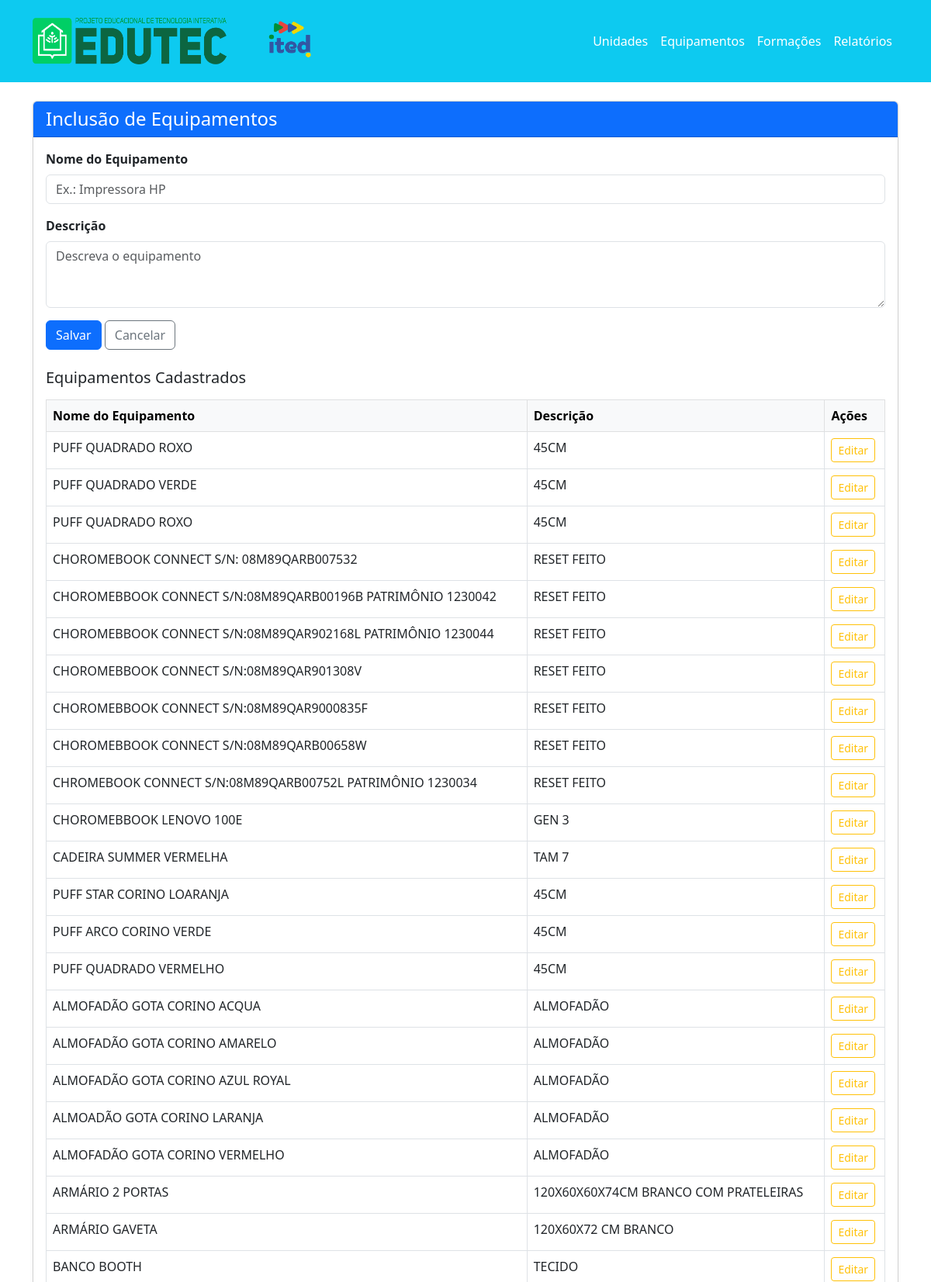
The page /equipamentos.php (upper part) on the database its author committed.
### tables this page shows
CREATE TABLE `equipamentos` (
  `id_equipamento` int NOT NULL,
  `nome_equipamento` varchar(100) DEFAULT NULL,
  `descricao` text,
  `data_cadastro` datetime DEFAULT CURRENT_TIMESTAMP
);

### equipamentos.php (the view, shortened to what this page needs)
<?php
include 'header.php';
?>
<div class="container mt-4">
    <div class="card shadow-sm">
        <div class="card-header bg-primary text-white">
            <h2 class="h4 mb-0">Inclusão de Equipamentos</h2>
        </div>
        <div class="card-body">
            <?php
            require 'conexao.php';
            ?>
            <form method="POST" class="mb-4">
                <div class="mb-3">
                    <label for="nome_equipamento" class="form-label fw-bold">Nome do Equipamento</label>
                    <input type="text" class="form-control" id="nome_equipamento" name="nome_equipamento" placeholder="Ex.: Impressora HP" required>
                </div>
                <div class="mb-3">
                    <label for="descricao" class="form-label fw-bold">Descrição</label>
                    <textarea class="form-control" id="descricao" name="descricao" rows="3" placeholder="Descreva o equipamento" required></textarea>
                </div>
                <button type="submit" class="btn btn-primary"><i class="bi bi-save"></i> Salvar</button>
                <a href="equipamentos.php" class="btn btn-outline-secondary"><i class="bi bi-x-circle"></i> Cancelar</a>
            </form>
            <h3 class="h5 mb-3">Equipamentos Cadastrados</h3>
            <div class="table-responsive">
                <table class="table table-hover table-bordered">
                    <thead class="table-light">
                        <tr>
                            <th>Nome do Equipamento</th>
                            <th>Descrição</th>
                            <th>Ações</th>
                        </tr>
                    </thead>
                    <tbody>
                        <?php
                        $sql_lista = "SELECT id_equipamento, nome_equipamento, descricao FROM equipamentos ORDER BY data_cadastro DESC";
                        $resultado_lista = $conn->query($sql_lista);
                        if ($resultado_lista->num_rows > 0) {
                            while ($row = $resultado_lista->fetch_assoc()) {
                                echo "<tr>";
                                echo "<td>" . $row['nome_equipamento'] . "</td>";
                                echo "<td>" . $row['descricao'] . "</td>";
                                echo "<td><a href='editar_equipamento.php?id=" . $row['id_equipamento'] . "' class='btn btn-outline-warning btn-sm'><i class='bi bi-pencil'></i> Editar</a></td>";
                                echo "</tr>";
                            }
                        } else {
                            echo "<tr><td colspan='3' class='text-center text-muted'>Nenhum equipamento cadastrado.</td></tr>";
                        }
                        ?>
                    </tbody>
                </table>
            </div>
        </div>
    </div>
</div>
<?php include 'footer.php'; ?>

### rows shown on the page
equipamentos: nome_equipamento "PUFF QUADRADO ROXO", descricao "45CM"
equipamentos: nome_equipamento "PUFF QUADRADO VERDE", descricao "45CM"
equipamentos: nome_equipamento "PUFF QUADRADO ROXO", descricao "45CM"
equipamentos: nome_equipamento "CHOROMEBOOK CONNECT S/N: 08M89QARB007532", descricao "RESET FEITO"
equipamentos: nome_equipamento "CHOROMEBBOOK CONNECT S/N:08M89QARB00196B PATRIMÔNIO 1230042", descricao "RESET FEITO"
equipamentos: nome_equipamento "CHOROMEBBOOK CONNECT S/N:08M89QAR902168L PATRIMÔNIO 1230044", descricao "RESET FEITO"
equipamentos: nome_equipamento "CHOROMEBBOOK CONNECT S/N:08M89QAR901308V", descricao "RESET FEITO"
equipamentos: nome_equipamento "CHOROMEBBOOK CONNECT S/N:08M89QAR9000835F", descricao "RESET FEITO"
equipamentos: nome_equipamento "CHOROMEBBOOK CONNECT S/N:08M89QARB00658W", descricao "RESET FEITO"
equipamentos: nome_equipamento "CHROMEBOOK CONNECT S/N:08M89QARB00752L PATRIMÔNIO 1230034", descricao "RESET FEITO"
equipamentos: nome_equipamento "CHOROMEBBOOK LENOVO 100E", descricao "GEN 3"
equipamentos: nome_equipamento "CADEIRA SUMMER VERMELHA", descricao "TAM 7"
equipamentos: nome_equipamento "PUFF STAR CORINO LOARANJA", descricao "45CM"
equipamentos: nome_equipamento "PUFF ARCO CORINO VERDE", descricao "45CM"
equipamentos: nome_equipamento "PUFF QUADRADO VERMELHO", descricao "45CM"
equipamentos: nome_equipamento "ALMOFADÃO GOTA CORINO ACQUA", descricao "ALMOFADÃO"
equipamentos: nome_equipamento "ALMOFADÃO GOTA CORINO AMARELO", descricao "ALMOFADÃO"
equipamentos: nome_equipamento "ALMOFADÃO GOTA CORINO AZUL ROYAL", descricao "ALMOFADÃO"
equipamentos: nome_equipamento "ALMOADÃO GOTA CORINO LARANJA", descricao "ALMOFADÃO"
equipamentos: nome_equipamento "ALMOFADÃO GOTA CORINO VERMELHO", descricao "ALMOFADÃO"
equipamentos: nome_equipamento "ARMÁRIO 2 PORTAS", descricao "120X60X60X74CM BRANCO COM PRATELEIRAS"
equipamentos: nome_equipamento "ARMÁRIO GAVETA", descricao "120X60X72 CM BRANCO"
equipamentos: nome_equipamento "BANCO BOOTH", descricao "TECIDO"
